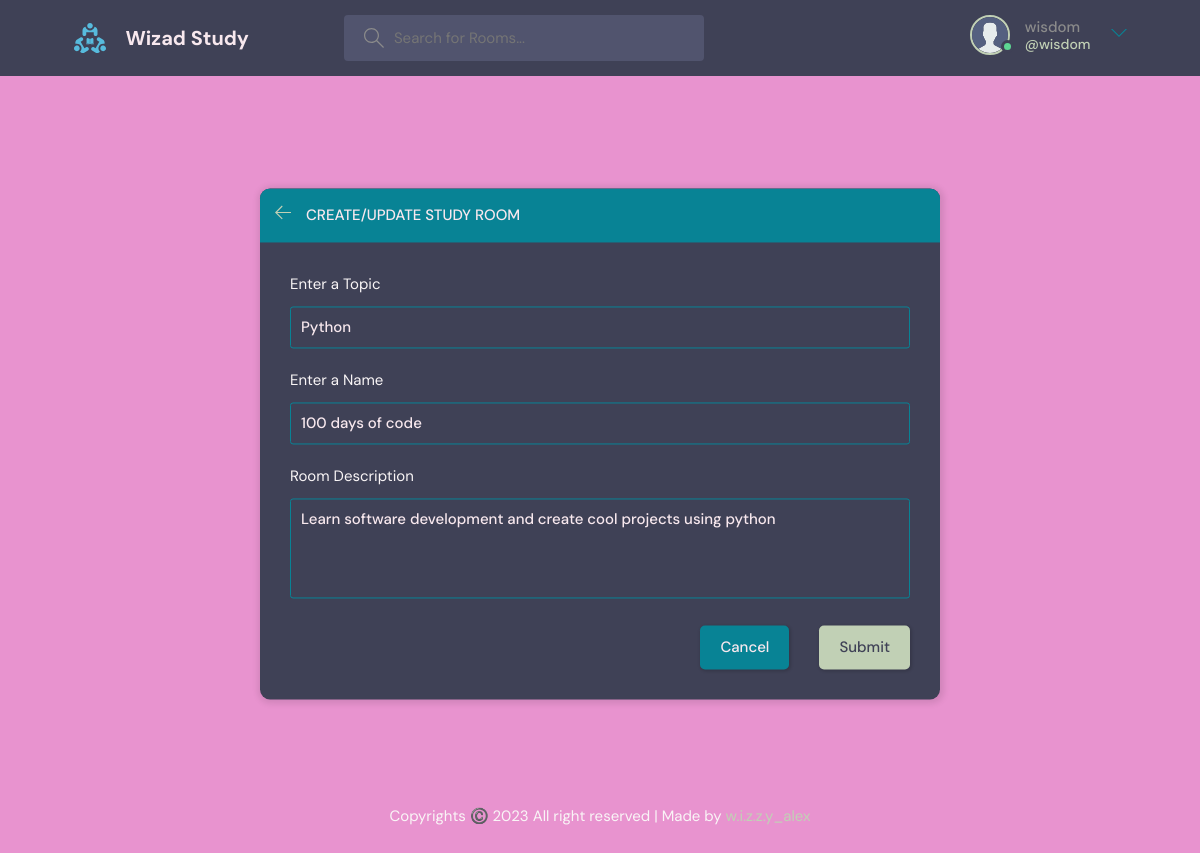
Screenshot of /update-room/3/ (signed in) with the database file from the repository.
### base/models.py (models this page shows, shortened)
class User(AbstractUser):
    name = models.CharField(max_length=200, null=True)
    email = models.EmailField(unique=True, null=True)
    bio = models.TextField(null=True)
    avatar = models.ImageField(null=True, default="avatar.svg")
    USERNAME_FIELD = "email"
    REQUIRED_FIELDS = []

class Room(models.Model):
    host = models.ForeignKey(User, on_delete=models.SET_NULL, null=True)
    topic = models.ForeignKey(Topic, on_delete=models.SET_NULL, null=True)
    name = models.CharField(max_length=200)
    description = models.TextField(null=True, blank=True)
    participants = models.ManyToManyField(User, related_name="participants", blank=True)
    updated = models.DateTimeField(auto_now=True)
    created = models.DateTimeField(auto_now_add=True)
    class Meta:
        ordering = ['-updated', '-created']

class Topic(models.Model):
    name = models.CharField(max_length=200)

### base/views.py (the view, shortened to what this page needs)
# urls.py: path("update-room/<str:pk>/", views.updateRoom, name="update-room"),
@login_required(login_url='login')
def updateRoom(response, pk):
    room = Room.objects.get(id=pk)
    form = RoomForm(instance=room)
    topics = Topic.objects.all()
    if response.user != room.host:
        return HttpResponse("You're not allowed here!! ")
    context = {"form": form, "topics": topics, "room": room}
    return render(response, "base/room_form.html", context)

### base/forms.py
class RoomForm(ModelForm):
    class Meta:
        model = Room
        fields = '__all__'
        exclude = ["host", "participants"]

### base/templates/base/room_form.html (shortened to what this page needs)
{% extends "main.html" %}
{% block content %}
  <main class="create-room layout">
    <div class="container">
      <div class="layout__box">
        <div class="layout__boxHeader">
          <div class="layout__boxTitle">
            <a href="{{request.META.HTTP_REFERER}}">
              <svg version="1.1" xmlns="http://www.w3.org/2000/svg" width="32" height="32" viewBox="0 0 32 32">
                <title>arrow-left</title>
                <path
                  d="M13.723 2.286l-13.723 13.714 13.719 13.714 1.616-1.611-10.96-10.96h27.625v-2.286h-27.625l10.965-10.965-1.616-1.607z">
                </path>
              </svg>
            </a>
            <h3>Create/Update Study Room</h3>
          </div>
        </div>
        <div class="layout__body">
          <form class="form" action="" method="POST">
            <div class="form__group">
              <label for="room_name">Enter a Topic</label>
              <input required type="text" value="{{room.topic.name}}" name="topic" list="topic-list" />
            </div>
            <div class="form__group">
              <label for="room_topic">Enter a Name</label>
              {{form.name}}
            </div>
            <div class="form__group">
              <label for="room_description">Room Description</label>
              {{form.description}}
            </div>
            <div class="form__action">
              <a class="btn btn--dark" href="{{request.META_HTTP_REFERER}}">Cancel</a>
              <button class="btn btn--main" type="submit">Submit</button>
            </div>
          </form>
        </div>
      </div>
    </div>
  </main>
{% endblock content %}

### templates/navbar.html (shortened to what this page needs)
  {% load static %}
    <header class="header header--loggedIn">
      <div class="container">
        <a href="{% url 'index' %}" class="header__logo">
          <img src="{% static 'images/logo.svg' %}" />
          <h1>Wizad Study</h1>
        </a>
        <form class="header__search" method="GET" action="{% url 'index' %}">
          <label>
            <input name="q" type="text" placeholder="Search for Rooms..." />
          </label>
        </form>
        <nav class="header__menu">
            {% if request.user.is_authenticated %}
          <div class="header__user">
            <a href="{% url 'user-profile' request.user.id %}">
              <div class="avatar avatar--medium active">
                <img src="{{request.user.avatar.url}}" />
              </div>
              <p>{{request.user.username}} <span>@{{request.user.username}}</span></p>
            </a>
            <button class="dropdown-button">
              <svg version="1.1" xmlns="http://www.w3.org/2000/svg" width="32" height="32" viewBox="0 0 32 32">
                <title>chevron-down</title>
                <path d="M16 21l-13-13h-3l16 16 16-16h-3l-13 13z"></path>
              </svg>
            </button>
          </div>
            {% else %}
           <a href="{% url 'login' %}">
            <img src="{% static 'images/avatar.svg' %}" />
            <p>Login</p>
          </a>
            {% endif %}
        </nav>
      </div>
    </header>

### rows the page displays
User: user.avatar (placeholder picture), user.username "wisdom"
Room: topic "Python", name "100 days of code", description "Learn software development and create cool projects using python"
